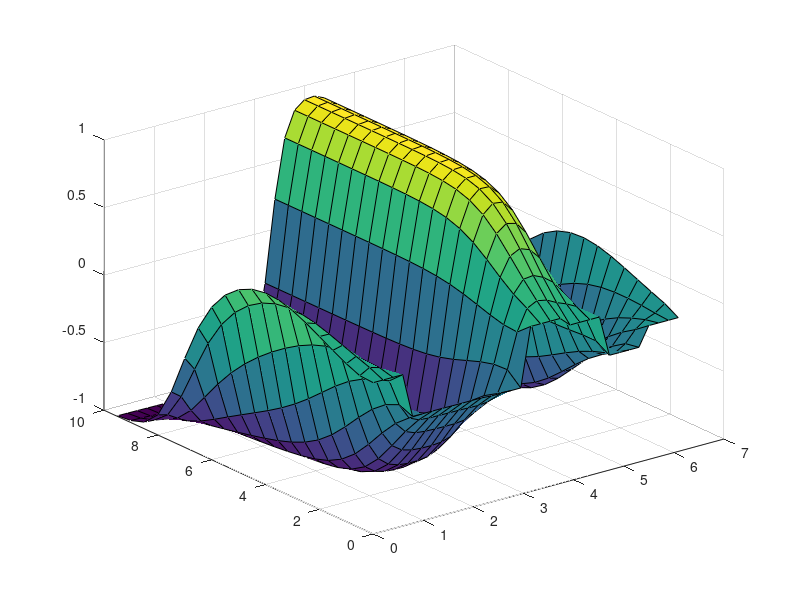
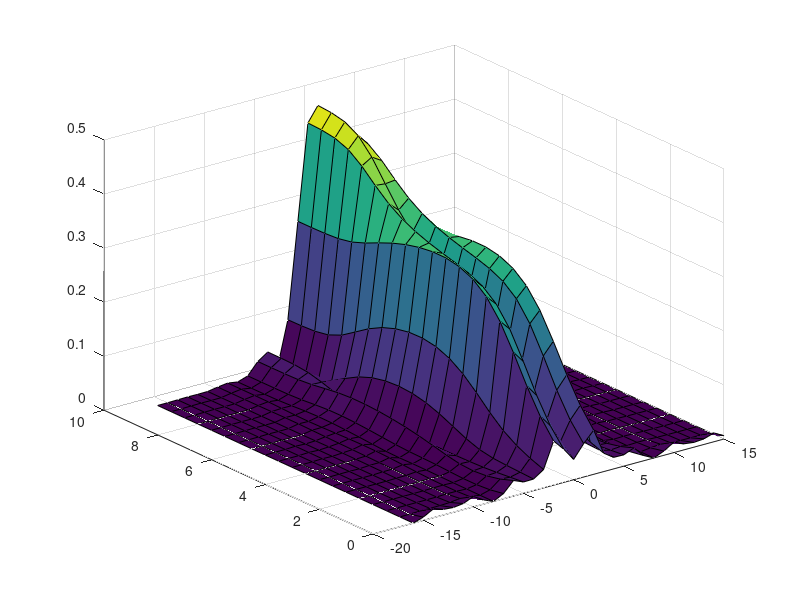

Write the MATLAB code that produced these figures, in order.
% ac.m solving u_t=u_xx+u-u^3 by semi-implicit time stepping via FFT
n=32; dx=2*pi/n; x=0:dx:2*pi-dx; nu=0.05; h=0.1;
ssteps=5; % ssteps=small steps, internal integration loop
psteps=20;% psteps=plotting steps=number of time slices to plot
tmax=h*(psteps-1)*ssteps;t=0;
nv = fftshift(-n/2:1:n/2-1);mu=1./(1+nv.^2*h*nu); % mu holds F-multipliers
% generate IC ’blockwise random’
nb=4; u0=[]; for k=1:n/nb; u0=[u0 0.5*(rand(1,1)-0.5)*ones(1,nb)]; end
tv=0:h*ssteps:h*(psteps-1)*ssteps; % for plotting
[X,T]=meshgrid(x,tv); [N,T]=meshgrid(-n/2:n/2-1,tv);
ua=zeros(psteps,n); ua(1,:)=u0; u=u0; uh=fft(u0);% ua holds u for plotting
va=zeros(psteps,n); va(1,:)=abs(fftshift(uh))/n; % va holds uhat for plotting
for i=2:psteps % outer integration loop, with plotting
     for j=1:ssteps % inner integration loop, no plotting
          fh=fft(u-u.*u.*u); uh=mu.*(uh+h*fh);u=ifft(uh); % integration step
     end
     ua(i,:)=real(u);va(i,:)=abs(fftshift(uh))/n;t=t+ssteps*h;
end
figure(1);surf(X,T,ua);figure(2);surf(N,T,va); % plotting
